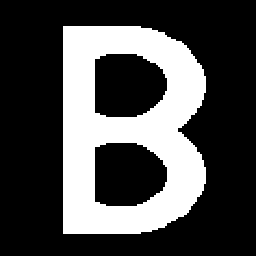
#> input picture images/beee2.bmp, 256 x 256 px
$ python image_segmentation_nonsup_em2.py
#> lines starting #> are read from the running program, lines starting #| are printed output that depends on the picture; after the words box and inside, x2 and y2 are one past the last pixel; in counts of white or black regions, pixels touching at a corner belong together
### tools.py
import numpy as np
from math import log2, sqrt, pi


# [4 lines left out: function add_border, not called in this run]


def crop_border(img, size=1):
    return img[size:-size,size:-size]


def bruit_gauss(signal, w, m1, sig1, m2, sig2):
    """
    Cette fonction permet de bruiter un signal discret à deux classes avec deux gaussiennes
    :param signal: Le signal a bruiter (un numpy array d'int)
    :param w: vecteur dont la première composante est la valeur de la classe 1 et la deuxième est la valeur de la classe 2
    :param m1: La moyenne de la première gaussienne
    :param sig1: L'écart type de la première gaussienne
    :param m2: La moyenne de la deuxième gaussienne
    :param sig2: L'écart type de la deuxième gaussienne
    :return: le signal bruité (numpy array de float)
    """
    signal_noisy = (signal == w[0]) * np.random.normal(m1, sig1, signal.shape) + \
                   (signal == w[1]) * np.random.normal(m2, sig2, signal.shape)
    return signal_noisy


# [13 lines left out: function gauss, not called in this run]


def sigmoid_np(x):
    return 1 / (1 + np.exp(-x))


def heaviside_np(x):
    thresold = np.max(x)/2
    return (x < thresold) * 0 + (x >= thresold)


# [6 lines left out: function thresolding_np, not called in this run]


def standardize_np(x):
    return (x-np.mean(x))/np.std(x)


# [23 lines left out: functions gauss2, calc_erreur, not called in this run]


def get_peano_index(dSize):
    """
    Cette fonction permet d'obtenir l'ordre de parcours des pixels d'une image carrée (dont la dimension est une puissance de 2)
    selon la courbe de Hilbert-Peano
    :param dSize: largeur ou longueur de l'image en pixel (peu importe, la fonction de fonctionne qu'avec des images carrées)
    :return: une liste de taille 2*dSize*dSize qui correspond aux coordonnées de chaque pixel ordonnée selon le parcours de Hilbert-Peano
    """
    assert log2(dSize).is_integer(), 'veuillez donne une dimension étant une puissance de 2'
    xTmp = 0
    yTmp = 0
    dirTmp = 0
    dirLookup = np.array(
        [[3, 0, 0, 1], [0, 1, 1, 2], [1, 2, 2, 3], [2, 3, 3, 0], [1, 0, 0, 3], [2, 1, 1, 0], [3, 2, 2, 1],
         [0, 3, 3, 2]]).T
    dirLookup = dirLookup + np.array(
        [[4, 0, 0, 4], [4, 0, 0, 4], [4, 0, 0, 4], [4, 0, 0, 4], [0, 4, 4, 0], [0, 4, 4, 0], [0, 4, 4, 0],
         [0, 4, 4, 0]]).T
    orderLookup = np.array(
        [[0, 2, 3, 1], [1, 0, 2, 3], [3, 1, 0, 2], [2, 3, 1, 0], [1, 3, 2, 0], [3, 2, 0, 1], [2, 0, 1, 3],
         [0, 1, 3, 2]]).T
    offsetLookup = np.array([[1, 1, 0, 0], [1, 0, 1, 0]])
    for i in range(int(log2(dSize))):
        xTmp = np.array([(xTmp - 1) * 2 + offsetLookup[0, orderLookup[0, dirTmp]] + 1,
                         (xTmp - 1) * 2 + offsetLookup[0, orderLookup[1, dirTmp]] + 1,
                         (xTmp - 1) * 2 + offsetLookup[0, orderLookup[2, dirTmp]] + 1,
                         (xTmp - 1) * 2 + offsetLookup[0, orderLookup[3, dirTmp]] + 1])

        yTmp = np.array([(yTmp - 1) * 2 + offsetLookup[1, orderLookup[0, dirTmp]] + 1,
                         (yTmp - 1) * 2 + offsetLookup[1, orderLookup[1, dirTmp]] + 1,
                         (yTmp - 1) * 2 + offsetLookup[1, orderLookup[2, dirTmp]] + 1,
                         (yTmp - 1) * 2 + offsetLookup[1, orderLookup[3, dirTmp]] + 1])

        dirTmp = np.array([dirLookup[0, dirTmp], dirLookup[1, dirTmp], dirLookup[2, dirTmp], dirLookup[3, dirTmp]])

        xTmp = xTmp.T.flatten()
        yTmp = yTmp.T.flatten()
        dirTmp = dirTmp.flatten()

    x = - xTmp
    y = - yTmp
    return x, y


def peano_transform_img(img):
    """
    Cette fonction prend une image carrée (dont la dimension est une puissance de 2) en entrée,
    et retourne l'image applatie (1 dimension) selon le parcours de Hilbert-Peano
    :param img: une image (donc un numpy array 2 dimensions)
    :return: un numpy array 1 dimension
    """
    assert img.shape[0] == img.shape[1], 'veuillez donner une image carrée en entrée'
    assert log2(img.shape[0]).is_integer(), 'veuillez donne rune image dont la dimension est une puissance de 2'
    idx = get_peano_index(img.shape[0])
    return img[idx[0], idx[1]]


def get_peano_neighbours_index(x, y):
    # fonction qui récupère les indices des voisins hors chaînes de markov
    indexes = []
    tmp = []
    comptmp = []
    comptmp.append((x[1], y[1]))
    n = int(np.sqrt(len(x))) - 1

    if (1, 0) in comptmp:
        tmp.append([0, 1])
    else:
        tmp.append([1, 0])
    indexes.append(tmp)

    for i in range(1, len(x) - 1):
        tmp = []
        comptmp = []
        comptmp.append([x[i - 1], y[i - 1]])
        comptmp.append([x[i + 1], y[i + 1]])
        if [x[i] + 1, y[i]] not in comptmp and x[i] != n:
            tmp.append([x[i] + 1, y[i]])
        if [x[i] - 1, y[i]] not in comptmp and x[i] != 0:
            tmp.append([x[i] - 1, y[i]])
        if [x[i], y[i] + 1] not in comptmp and y[i] != n:
            tmp.append([x[i], y[i] + 1])
        if [x[i], y[i] - 1] not in comptmp and y[i] != 0:
            tmp.append([x[i], y[i] - 1])
        indexes.append(tmp)

    tmp = []
    comptmp = []
    comptmp.append([x[n - 1], y[n - 1]])
    if [0, n - 1] in comptmp:
        tmp.append([0, n - 1])
    else:
        tmp.append([1, n])
    indexes.append(tmp)
    return indexes


def peano_to_neighbours(img):
    # fonction qui prend en argument une image et qui renvoie deux listes constituées des voisins hors chaîne de markov
    # Lorsqu'un pixel ne possède pas 2 voisins hors chaîne de Markov, on remplace les voisins par la valeur 5
    (x, y) = get_peano_index(img.shape[0])

    indexes = get_peano_neighbours_index(x, y)
    neighbours = []
    for i in range(len(indexes)):
        tmp = np.full(2, 5, dtype='float64')
        t = 0
        for j in indexes[i]:
            tmp[t] = img[j[0], j[1]]
            t += 1
        neighbours.append(tmp)

    neighbours = np.array(neighbours)
    neighboursh, neighboursv = np.hsplit(neighbours, 2)

    return neighboursh, neighboursv


def transform_peano_in_img(signal, dSize):
    """
    Cette fonction prend un signal 1D en entrée et une taille, et le transforme en image carrée 2D selon le parcours de Hilbert-Peano
    :param img: un signal 1D
    :param dSize: largeur ou longueur de l'image en pixel (peu importe, la fonction de fonctionne qu'avec des images carrées)
    :return: une image (donc un numpy array 2 dimensions)
    """
    assert dSize == int(sqrt(signal.shape[0])), 'veuillez donner un signal ayant pour dimension dSize^2'
    idx = get_peano_index(dSize)
    img = np.zeros((dSize, dSize))
    img[idx[0], idx[1]] = signal
    return img


# [32 lines left out: functions get_line_index, line_transform_img, transform_line_in_img, not called in this run]

### markov_chain.py
import numpy as np
from tools import gauss

def gauss(Y, m1, sig1, m2, sig2):
    """
    :param Y: Le signal bruité
    :param m1: La moyenne de la première gaussienne
    :param sig1: L'écart type de la première gaussienne
    :param m2: La moyenne de la deuxième gaussienne
    :param sig2: L'écart type de la deuxième gaussienne
    :return: tableau de valeurs des densité gaussiennes pour chaque élément du signal bruité
    """
    gauss1 = (1 / (sig1 * sqrt(2 * pi))) * np.exp(-(1 / 2) * (((Y - m1) / sig1) ** 2))
    gauss2 = (1 / (sig2 * sqrt(2 * pi))) * np.exp(-(1 / 2) * (((Y - m2) / sig2) ** 2))
    return np.stack((gauss1, gauss2), axis=-1)


# [57 lines left out: functions forward, backward, mpm_mc, not called in this run]


def calc_probaprio_mc(signal, w):
    """
    Cete fonction permet de calculer les probabilité a priori des classes w1 et w2 et les transitions a priori d'une classe à l'autre,
    en observant notre signal non bruité
    :param signal: Signal discret non bruité à deux classes (numpy array 1D d'int)
    :param w: vecteur dont la première composante est la valeur de la classe w1 et la deuxième est la valeur de la classe w2
    :return: un vecteur de taille 2 avec la probailité d'apparition a priori pour chaque classe
    """
    p1 = np.sum((signal==w[0]))/signal.shape[0]
    p2 = np.sum((signal == w[1]))/signal.shape[0]
    p= np.array([p1,p2])
    C = sum([np.array([[(signal[i]==k and signal[i+1]==l) for l in w] for k in w]) for i in range(signal.shape[0]-1)])/signal.shape[0]
    A = (C.T/p).T
    return p, A


# [56 lines left out: functions simu_mc, estim_param_sup, simu_mc_nonstat, not called in this run]


def calc_param_EM_mc(Y, p, A, m1, sig1, m2, sig2):
    """
    :param Y: Signal bruité
    :param p: vecteur de taille 2 avec la probailité d'apparition a priori pour chaque classe
    :param A: Matrice (2*2) de transition de la chaîne
    :param m1: La moyenne de la première gaussienne
    :param sig1: La variance de la première gaussienne
    :param m2: La moyenne de la deuxième gaussienne
    :param sig2: La variance de la deuxième gaussienne
    :return: Nouveaux paramètres estimé pour une itération de EM
    """
    gausses = gauss(Y, m1, sig1, m2, sig2)
    alpha = forward(A, p, gausses)
    beta = backward(A, gausses)
    proba_apost = alpha * beta
    proba_apost = proba_apost / (proba_apost.sum(axis=1)[..., np.newaxis])
    p = proba_apost.sum(axis=0)/proba_apost.shape[0]
    proba_c_apost = (
            alpha[:-1, :, np.newaxis]
            * (gausses[1:, np.newaxis, :]
               * beta[1:, np.newaxis, :]
               * A[np.newaxis, :, :])
    )
    proba_c_apost = proba_c_apost / (proba_c_apost.sum(axis=(1, 2))[..., np.newaxis, np.newaxis])
    A = np.transpose(np.transpose((proba_c_apost.sum(axis=0))) / (proba_apost[:-1:].sum(axis=0)))
    m1 = (proba_apost[:,0] * Y).sum()/proba_apost[:,0].sum()
    sig1 = np.sqrt((proba_apost[:,0]*((Y - m1) ** 2)).sum()/proba_apost[:,0].sum())
    m2 = (proba_apost[:, 1] * Y).sum() / proba_apost[:, 1].sum()
    sig2 = np.sqrt((proba_apost[:, 1] * ((Y - m2) ** 2)).sum() / proba_apost[:, 1].sum())
    return p, A, m1, sig1, m2, sig2


def estim_param_EM_mc(iter, Y, p, A, m1, sig1, m2, sig2):
    """
    :param iter: Nombre d'itération choisie
    :param Y: Signal bruité (numpy array 1D de float)
    :param p: la valeur d'initialisation du vecteur de proba
    :param A: la valeur d'initialisation de la matrice de transition de la chaîne
    :param m1: la valeur d'initialisation de la moyenne de la première gaussienne
    :param sig1: la valeur d'initialisation de la variance de la première gaussienne
    :param m2: la valeur d'initialisation de la moyenne de la deuxième gaussienne
    :param sig2: la valeur d'initialisation de la variance de la deuxième gaussienne
    :return: Tous les paramètres réestimés à la fin de l'algorithme EM donc p, A, m1, sig1, m2, sig2
    """
    p_est = p
    A_est = A
    m1_est = m1
    sig1_est = sig1
    m2_est = m2
    sig2_est = sig2
    for i in range(iter):
        p_est, A_est, m1_est, sig1_est, m2_est, sig2_est = calc_param_EM_mc(Y, p_est, A_est, m1_est, sig1_est, m2_est, sig2_est)
        print({'iter':i,'p':p_est, 'A':A_est, 'm1':m1_est, 'sig1':sig1_est, 'm2':m2_est, 'sig2':sig2_est})
    return p_est, A_est, m1_est, sig1_est, m2_est, sig2_est


# [58 lines left out: functions calc_param_SEM_mc, estim_param_SEM_mc, not called in this run]

### markov_field.py
import numpy as np
import networkx as nx
from tools import gauss, add_border, crop_border


# [9 lines left out: function calc_proba_champs, not called in this run]


def calc_proba_champs_apost(proba, gauss, reg=10 ** -10):
    return proba[:, :] * gauss[np.newaxis, :] / ((proba[:, :] * gauss[np.newaxis, :]).sum(axis=-1) + reg)[
        ..., np.newaxis]


def config_voisinage(I, i, j):
    I_sub = I[(i - 1):(i + 2), (j - 1):(j + 2)]
    mask = np.array([[0, 1, 0], [1, 0, 1], [0, 1, 0]])
    idx_vos = (mask * (I_sub == 1)).sum()
    idx_class = (I[i, j]==1)*1
    return idx_vos, idx_class


# [124 lines left out: functions init_Gibbs, iter_Gibbs_proba, genere_Gibbs_proba, iter_Gibbs_proba_apost_gauss, genere_Gibbs_proba_apost, mpm_mf and 6 more, not called in this run]


def estim_proba_apri(x):
    p_apri = np.zeros((5, 2))
    for i in range(1, x.shape[0] - 1):
        for j in range(1, x.shape[1] - 1):
            idx_vos, idx_class = config_voisinage(x, i, j)
            p_apri[idx_vos, idx_class] = p_apri[idx_vos, idx_class] + 1
    p_apri = p_apri / p_apri.sum(axis=-1)[..., np.newaxis]
    return p_apri

### image_segmentation_nonsup_em2.py
import numpy as np
import json
import os
import cv2 as cv
from tools import bruit_gauss, calc_erreur, peano_transform_img, transform_peano_in_img, line_transform_img, \
    transform_line_in_img, peano_to_neighbours, sigmoid_np, heaviside_np
from markov_chain_neigh import *
from markov_chain import *
from markov_field import *
from sklearn.cluster import KMeans

m1 = 0
m2 = 0.6
sig1 = 1
sig2 = 1

w = np.array([0, 1])
max_val = 255
image = ['./images/beee2.bmp', './images/cible2.bmp', './images/promenade2.bmp', './images/zebre2.bmp']

iter = 100
iter_gibbs = 100
nb_simu = 10
results = []
params = []
resfolder = './results_non_sup2'
resolution = (256, 256)
if not os.path.exists(resfolder):
    os.makedirs(resfolder)

for path in image:
    img = cv.imread(path, 0)
#> img: shape (256, 256); 29.1% white; 1 white region, box (x1, y1, x2, y2) and area: (63, 26, 206, 234) 19070
    img_name = (path.split('/')[-1]).split('.')[0]
    img = cv.resize(img, resolution)
    img = heaviside_np(img)
#> in heaviside_np, `thresold = np.max(x)/2`: thresold = 127.5
    signal = peano_transform_img(img)

    # bruite image
    signal_noisy = bruit_gauss(img, w, m1, sig1, m2, sig2)
#> in bruit_gauss, `signal_noisy = (signal == w[0]) * np.random.normal(m1, sig1, signal.sh..`:
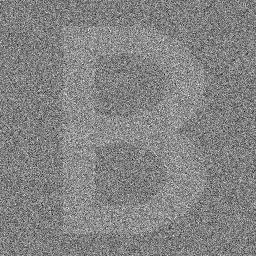
#> signal_noisy: shape (256, 256) float64; min -4.85, max 4.89, mean 0.177; drawn with min black and max white
    cv.imwrite(os.path.join(resfolder, img_name + '_noisy.bmp'), sigmoid_np(signal_noisy) * max_val)
#> in sigmoid_np, `return 1 / (1 + np.exp(-x))`:
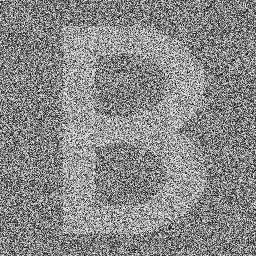
#> returned value: shape (256, 256) float64; min 0.00775, max 0.993, mean 0.536

    # récupère les voisins
    neighboursh, neighboursv = peano_to_neighbours(signal_noisy)
#> after the loop in peano_to_neighbours, `for i in range(len(indexes)):`: neighbours = 65536 items
#> in peano_to_neighbours, `neighbours = np.array(neighbours)`: neighbours = 65536 pairs, first value -4.85 to 5, second value -4.85 to 5

    # parcours de peano sur image
    peano_noisy = peano_transform_img(signal_noisy)

    # kmeans pour estimer les paramètres à priori
    Y = peano_noisy.reshape(-1, 1)

    kmeans = KMeans(n_clusters=w.shape[0], max_iter=100, n_init=100).fit(Y)
    hidden = kmeans.labels_
    labels_name = np.unique(hidden)
#> labels_name = [0, 1]
    p_init, A_init = calc_probaprio_mc(hidden, labels_name)
#> in calc_probaprio_mc, `p1 = np.sum((signal==w[0]))/signal.shape[0]`: p1 = 0.501
#> in calc_probaprio_mc, `p2 = np.sum((signal == w[1]))/signal.shape[0]`: p2 = 0.499
#> in calc_probaprio_mc, `p= np.array([p1,p2])`: p = [0.501, 0.499]
#> in calc_probaprio_mc, `C = sum([np.array([[(signal[i]==k and signal[i+1]==l) for l in w] for ..`: C = [[0.264, 0.237], [0.237, 0.262]]
#> in calc_probaprio_mc, `A = (C.T/p).T`: A = [[0.527, 0.473], [0.475, 0.525]]
#> p_init = [0.501, 0.499]; A_init = [[0.527, 0.473], [0.475, 0.525]]

    hidden_2d = transform_peano_in_img(hidden, resolution[0])
#> in transform_peano_in_img, `img[idx[0], idx[1]] = signal`:
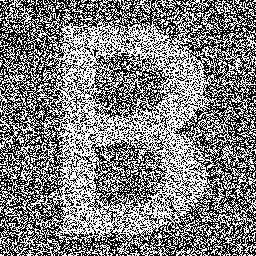
#> img: shape (256, 256) float64; values 0 (black) and 1 (white), 49.9% white in thin lines or dots
    proba_init = estim_proba_apri(hidden_2d)
#> the loop in estim_proba_apri, `for i in range(1, x.shape[0] - 1):` made 254 passes

    m1_init = peano_noisy[hidden == labels_name[0]].sum() / hidden.shape[0]
    sig1_init = np.sqrt(((peano_noisy[hidden == labels_name[0]] - m1_init) ** 2).sum() / hidden.shape[0])

    m2_init = peano_noisy[hidden == labels_name[1]].sum() / hidden.shape[0]
    sig2_init = np.sqrt(((peano_noisy[hidden == labels_name[1]] - m2_init) ** 2).sum() / hidden.shape[0])

    p_est1, A_est1, m1_est1, sig1_est1, m2_est1, sig2_est1 = estim_param_EM_mc(iter, peano_noisy, p_init, A_init,
                                                                               m1_init,
                                                                               sig1_init, m2_init, sig2_init)
#> (the run stopped early here; a loop or call above may not have finished)

$ run again, with images/alfa2.bmp copied over images/beee2.bmp
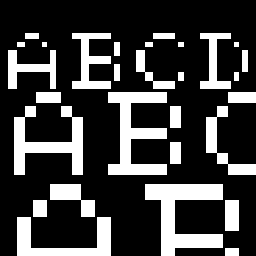
#> input picture images/alfa2.bmp, 256 x 256 px
#> thresold = 127.5
#> in sigmoid_np, `return 1 / (1 + np.exp(-x))`:
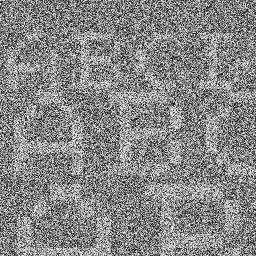
#> returned value: shape (256, 256) float64; min 0.00775, max 0.989, mean 0.531
#> after the loop in peano_to_neighbours, `for i in range(len(indexes)):`: neighbours = 65536 items
#> in peano_to_neighbours, `neighbours = np.array(neighbours)`: neighbours = 65536 pairs, first value -4.85 to 5, second value -4.85 to 5
#> labels_name = [0, 1]
#> p1 = 0.505
#> p2 = 0.495
#> p = [0.505, 0.495]
#> C = [[0.267, 0.238], [0.238, 0.256]]
#> A = [[0.528, 0.472], [0.482, 0.518]]
#> p_init = [0.505, 0.495]; A_init = [[0.528, 0.472], [0.482, 0.518]]
#> in transform_peano_in_img, `img[idx[0], idx[1]] = signal`:
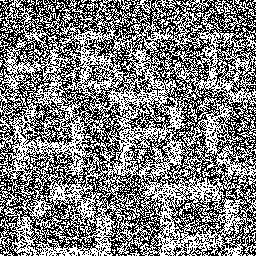
#> img: shape (256, 256) float64; values 0 (black) and 1 (white), 49.5% white in thin lines or dots
#> the loop in estim_proba_apri, `for i in range(1, x.shape[0] - 1):` made 254 passes

$ run again, with images/city2.bmp copied over images/beee2.bmp
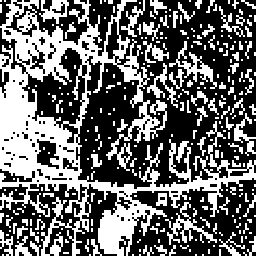
#> input picture images/city2.bmp, 256 x 256 px
#> thresold = 127.5
#> in sigmoid_np, `return 1 / (1 + np.exp(-x))`:
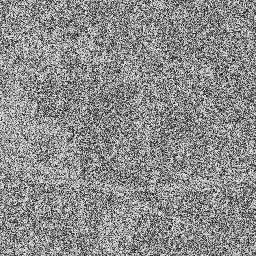
#> returned value: shape (256, 256) float64; min 0.00775, max 0.993, mean 0.55
#> after the loop in peano_to_neighbours, `for i in range(len(indexes)):`: neighbours = 65536 items
#> in peano_to_neighbours, `neighbours = np.array(neighbours)`: neighbours = 65536 pairs, first value -4.85 to 5, second value -4.85 to 5
#> labels_name = [0, 1]
#> p1 = 0.502
#> p2 = 0.498
#> p = [0.502, 0.498]
#> C = [[0.264, 0.239], [0.239, 0.259]]
#> A = [[0.525, 0.475], [0.479, 0.521]]
#> p_init = [0.502, 0.498]; A_init = [[0.525, 0.475], [0.479, 0.521]]
#> in transform_peano_in_img, `img[idx[0], idx[1]] = signal`:
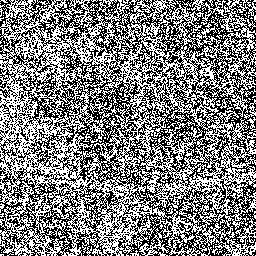
#> img: shape (256, 256) float64; values 0 (black) and 1 (white), 49.8% white in thin lines or dots
#> the loop in estim_proba_apri, `for i in range(1, x.shape[0] - 1):` made 254 passes

$ run again, with images/country2.bmp copied over images/beee2.bmp
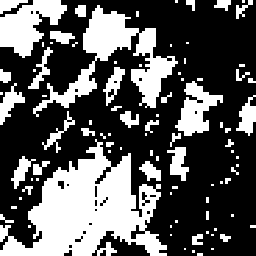
#> input picture images/country2.bmp, 256 x 256 px
#> thresold = 127.5
#> in sigmoid_np, `return 1 / (1 + np.exp(-x))`:
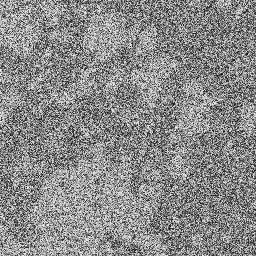
#> returned value: shape (256, 256) float64; min 0.0181, max 0.993, mean 0.543
#> after the loop in peano_to_neighbours, `for i in range(len(indexes)):`: neighbours = 65536 items
#> in peano_to_neighbours, `neighbours = np.array(neighbours)`: neighbours = 65536 pairs, first value -3.99 to 5, second value -3.77 to 5
#> labels_name = [0, 1]
#> p1 = 0.498
#> p2 = 0.502
#> p = [0.498, 0.502]
#> C = [[0.26, 0.238], [0.238, 0.264]]
#> A = [[0.522, 0.478], [0.474, 0.526]]
#> p_init = [0.498, 0.502]; A_init = [[0.522, 0.478], [0.474, 0.526]]
#> in transform_peano_in_img, `img[idx[0], idx[1]] = signal`:
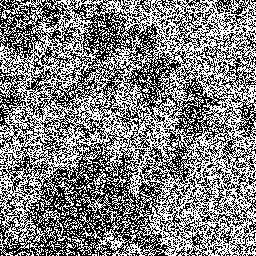
#> img: shape (256, 256) float64; values 0 (black) and 1 (white), 50.2% white; black in thin lines or dots
#> the loop in estim_proba_apri, `for i in range(1, x.shape[0] - 1):` made 254 passes
